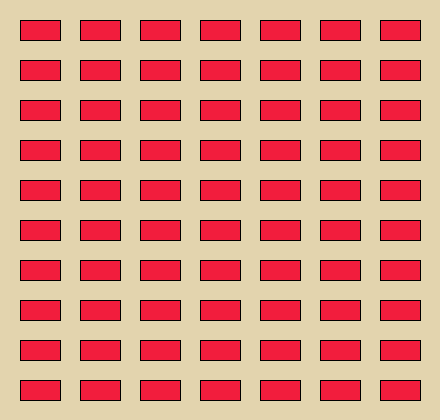
Frame 1 (no input)
Frame 60 (the mouse pressed at the canvas centre just before this capture): identical to frame 1, image omitted
Frame 120 (the mouse held since frame 60 and released just before this capture): identical to frame 1, image omitted

The Processing sketch that drew this single still picture (run headless with seeded random() and noise(); from frame 60 on, the mouse is pressed at the canvas centre):

// Processing sketch: Ejercicio_20
// ── Ejercicio_20.pde
int distanciaEntreRect, anchoRect, altoRect;
PVector coordenadasRect;

void setup(){
  size(440, 420);
  background(227, 212, 174);
  distanciaEntreRect = 20;
  anchoRect = 40;
  altoRect = 20;
  coordenadasRect = new PVector(distanciaEntreRect, distanciaEntreRect);
}

void draw(){
  dibujarRectangulos();
}

void dibujarRectangulos(){
  for(float y = coordenadasRect.y ; y < height ; y += (altoRect + distanciaEntreRect)){
    for(float x = coordenadasRect.x ; x < width ; x += (anchoRect + distanciaEntreRect)){
      fill(242, 29, 61);
      rect(x, y, anchoRect, altoRect);
    }
  }
}
